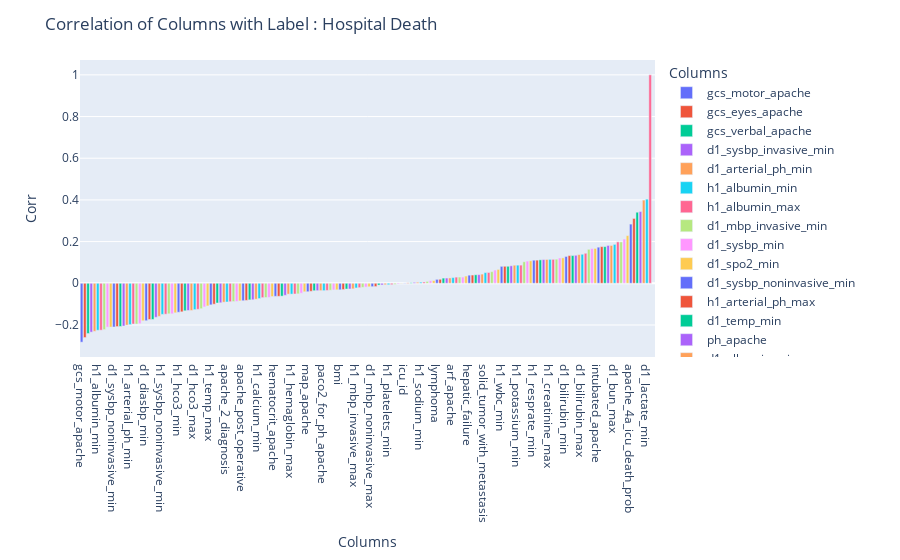

The cell this chart's notebook holds for it:
### Code cell
title="Correlation of Columns with Label : Hospital Death"
figsize=(10,20)
vz.count_plot(corr_matrix.loc["hospital_death"].sort_values(),x="Columns",y="Corr",matplotlib_use=False,title=title,figsize=figsize)
